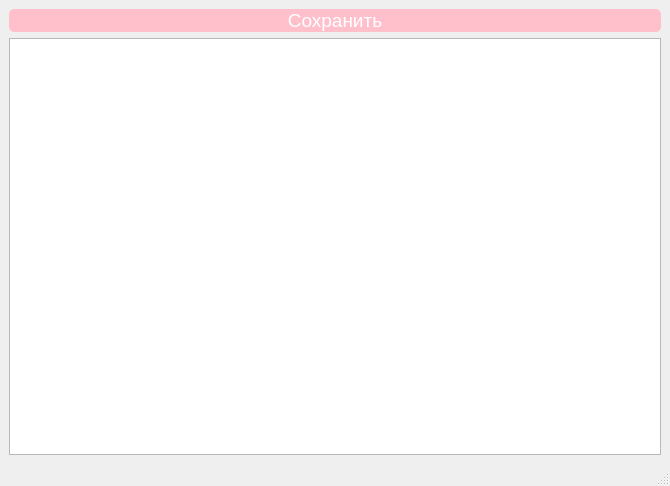
<?xml version="1.0" encoding="UTF-8"?>
<ui version="4.0">
 <class>MainWindow</class>
 <widget class="QMainWindow" name="MainWindow">
  <property name="geometry">
   <rect>
    <x>0</x>
    <y>0</y>
    <width>670</width>
    <height>486</height>
   </rect>
  </property>
  <property name="windowTitle">
   <string>MainWindow</string>
  </property>
  <widget class="QWidget" name="centralwidget">
   <layout class="QVBoxLayout" name="verticalLayout">
    <item>
     <widget class="QPushButton" name="saveBtn">
      <property name="font">
       <font>
        <pointsize>14</pointsize>
       </font>
      </property>
      <property name="styleSheet">
       <string notr="true">QPushButton {
    background-color:pink;
	color: white; 
	border-radius: 5px;
}
QPushButton:hover {
    background-color: lightgray; 
}</string>
      </property>
      <property name="text">
       <string>Сохранить</string>
      </property>
     </widget>
    </item>
    <item>
     <widget class="QTextEdit" name="noteEditor">
      <property name="font">
       <font>
        <family>Times New Roman</family>
        <pointsize>14</pointsize>
       </font>
      </property>
     </widget>
    </item>
   </layout>
  </widget>
  <widget class="QMenuBar" name="menubar">
   <property name="geometry">
    <rect>
     <x>0</x>
     <y>0</y>
     <width>670</width>
     <height>22</height>
    </rect>
   </property>
  </widget>
  <widget class="QStatusBar" name="statusbar"/>
 </widget>
 <resources/>
 <connections/>
</ui>
